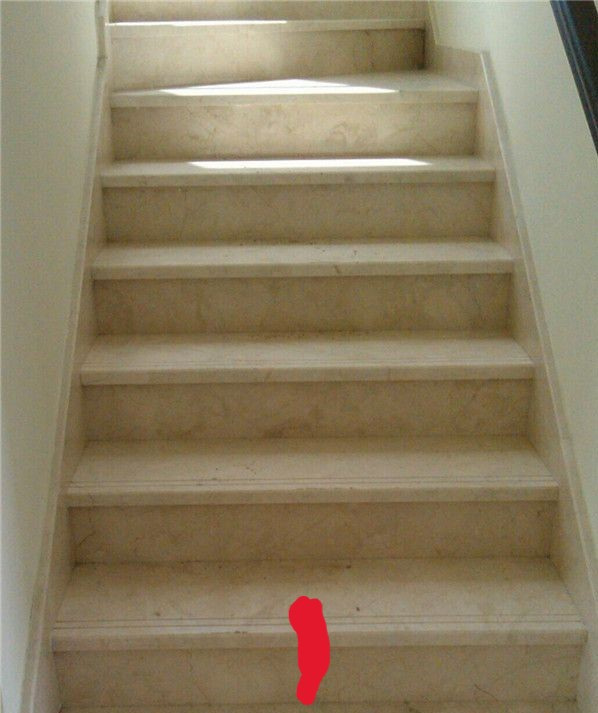
#> input picture Distance_Calculations_WRT_Stairs/stair1.jpg, 598 x 713 px
$ python stairDetection_image3.py
#> lines starting #> are read from the running program, lines starting #| are printed output that depends on the picture; after the words box and inside, x2 and y2 are one past the last pixel; in counts of white or black regions, pixels touching at a corner belong together
import cv2
import numpy as np

# Load the image (upload the correct image path here)
image = cv2.imread('stair1.jpg')
#> image is the input picture: shape (713, 598, 3); mean B, G, R 97.6, 125.1, 138.8

# Convert to the HSV color space (better for color detection)
hsv = cv2.cvtColor(image, cv2.COLOR_BGR2HSV)
#> hsv: shape (713, 598, 3); mean H, S, V 23.6, 81, 139.2

# Define the range for detecting the red color (adjust if needed)
lower_red = np.array([0, 50, 50])  # Lower range of red color
upper_red = np.array([10, 255, 255])  # Upper range of red color

# Create a mask to detect the red areas
mask = cv2.inRange(hsv, lower_red, upper_red)
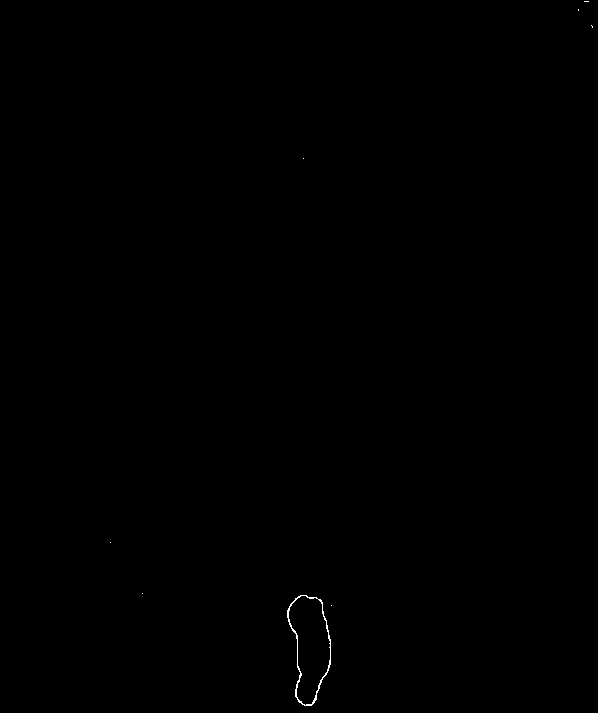
#> mask: shape (713, 598); 0.1% white in thin lines or dots, all inside (x1, y1, x2, y2) = (110, 1, 593, 706)

# Find contours to detect the red mark
contours, _ = cv2.findContours(mask, cv2.RETR_EXTERNAL, cv2.CHAIN_APPROX_SIMPLE)
#> contours = 8 contours, 7 with area under 20; largest, box (x1, y1, x2, y2) and area: (287, 595, 331, 706) 3204

# Variables to store the red mark center and the rightmost edge of the stair
red_mark_center = None
rightmost_stair_edge = None

# Loop through contours to find the red mark and the rightmost edge of the stair
for contour in contours:
    if cv2.contourArea(contour) < 500:  # Filter small noise
        continue

    # Get the bounding box of the red mark
    x, y, w, h = cv2.boundingRect(contour)

    # Find the centroid of the red mark
    red_mark_center = (x + w // 2, y + h // 2)  # Center of the bounding box
#> this loop made 8 passes
#> contour on passes 1, 3, 4, 5, 6, 7, 8: [[331, 605]], [[142, 593]], [[110, 542]], [[303, 158]], [[591, 25], [592, 26], [592, 27], [592, 26]], [[578, 9], [578, 10]], [[584, 1], [588, 1]]
#> (x, y, w, h, red_mark_center) on pass 2: (287, 595, 44, 111, (309, 650))

# Now, calculate the rightmost edge of the stair
# The rightmost edge can be determined from the horizontal position of the last step
height, width = image.shape[:2]
#> height = 713; width = 598

# For simplicity, assume the rightmost edge is at the last visible step
rightmost_stair_edge = (width, height)  # Rightmost point on the horizontal line
#> rightmost_stair_edge = (598, 713)

# Alternatively, you could use edge detection or another method to identify the stair's edge
# Example: We can use horizontal line detection (to identify where the last step ends)

# Convert to grayscale for edge detection
gray = cv2.cvtColor(image, cv2.COLOR_BGR2GRAY)
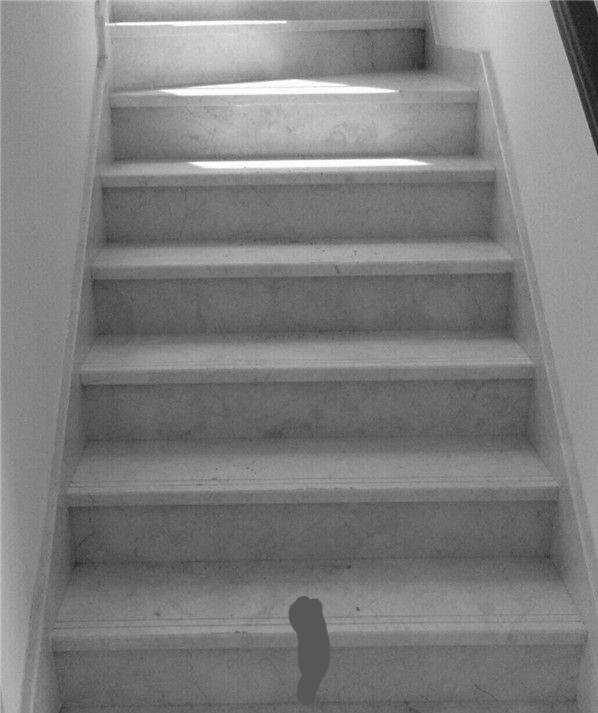
#> gray: shape (713, 598); min 24, max 255, mean 126.1
edges = cv2.Canny(gray, 50, 150)
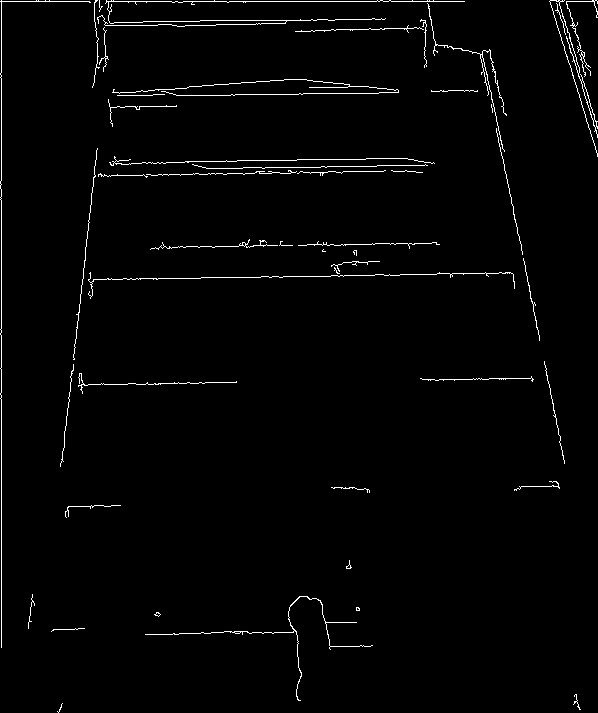
#> edges: shape (713, 598); 1.8% white in thin lines or dots

# Find the horizontal line (you could tweak this to detect the stair's edge better)
lines = cv2.HoughLinesP(edges, 1, np.pi / 180, threshold=100, minLineLength=100, maxLineGap=10)
#> lines = 18 rows, first 6: [1, 647, 1, 0], [0, 1, 464, 1], [82, 280, 510, 272], [142, 162, 260, 160], [262, 245, 436, 242], [496, 129, 539, 335]

# Let's assume the last detected horizontal line corresponds to the end of the stair
if lines is not None:
    for line in lines:
        for x1, y1, x2, y2 in line:
            if y1 == y2:  # We are looking for a horizontal line
                rightmost_stair_edge = (x2, y2)  # Set the rightmost point
#> this loop made 18 passes
#> line on passes 1 to 12: [[1, 647, 1, 0]], [[0, 1, 464, 1]], [[82, 280, 510, 272]], [[142, 162, 260, 160]], [[262, 245, 436, 242]], [[496, 129, 539, 335]], [[262, 168, 427, 165]], [[291, 172, 392, 170]], [[73, 370, 96, 150]], [[181, 95, 324, 93]], [[70, 385, 236, 382]], [[149, 21, 262, 20]]

# Calculate the horizontal distance in pixels
if red_mark_center and rightmost_stair_edge:
    red_mark_x, red_mark_y = red_mark_center
#> red_mark_x = 309; red_mark_y = 650
    stair_end_x, stair_end_y = rightmost_stair_edge
#> stair_end_x = 464; stair_end_y = 1

    # Calculate the distance in pixels (horizontal direction only)
    distance_pixels = abs(red_mark_x - stair_end_x)
#> distance_pixels = 155
    print(f"Distance in pixels: {distance_pixels}")
#| Distance in pixels: 155

    # Convert pixels to centimeters (use a known calibration factor)
    calibration_factor = 0.1  # This value depends on your setup
    distance_cm = distance_pixels * calibration_factor
#> distance_cm = 15.5
    print(f"Distance in cm: {distance_cm}")
#| Distance in cm: 15.5

    # Annotate the image with the calculated distance
    cv2.circle(image, red_mark_center, 5, (0, 0, 255), -1)  # Red mark center
#> image: shape (713, 598, 3); 0.02% of pixels changed, all inside (x1, y1, x2, y2) = (304, 645, 315, 656)
    cv2.line(image, red_mark_center, rightmost_stair_edge, (0, 255, 0), 2)  # Green line
    cv2.putText(image, f"Distance: {distance_cm:.2f} cm", (10, 30), cv2.FONT_HERSHEY_SIMPLEX, 1, (0, 255, 0), 2)
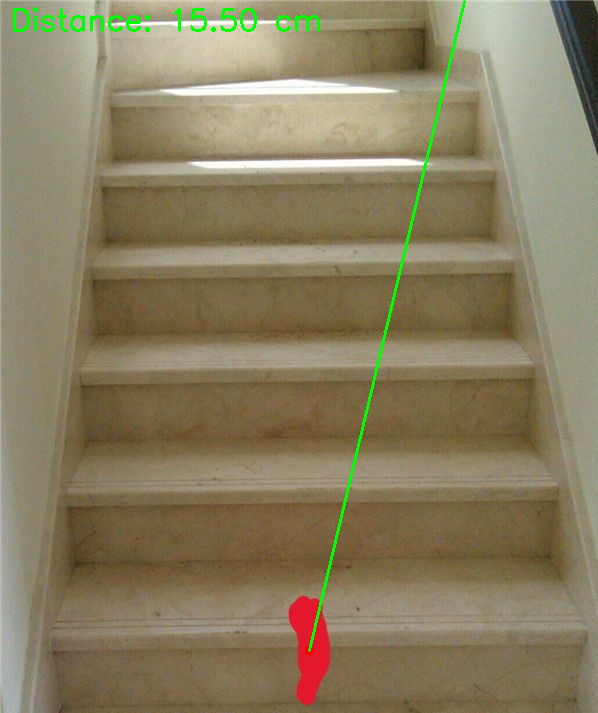
#> image: shape (713, 598, 3); mean B, G, R 96.6, 126.2, 137.4

    # Show the annotated image (no need to save, just show)
    cv2.imshow("Distance Calculation", image)
    cv2.waitKey(0)
    cv2.destroyAllWindows()
